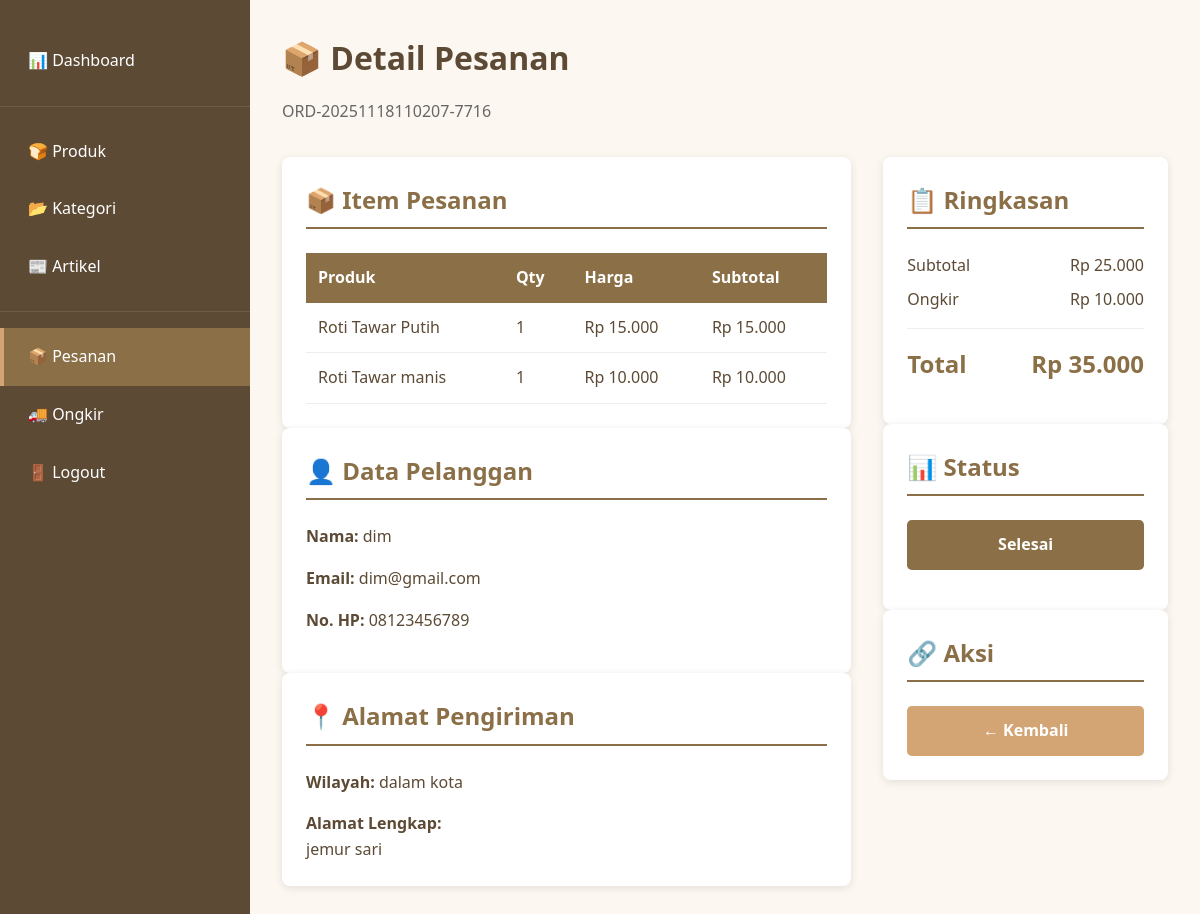
Page /admin/orders/detail.php?id=8 (signed in) on the committed database.
### tables this page shows
CREATE TABLE `orders` (
  `id` int(11) NOT NULL,
  `customer_id` int(11) NOT NULL,
  `no_pesanan` varchar(50) NOT NULL,
  `total_harga` decimal(10,2) NOT NULL,
  `ongkir` decimal(10,2) DEFAULT 0.00,
  `total_bayar` decimal(10,2) NOT NULL,
  `wilayah` varchar(100) DEFAULT NULL,
  `alamat_lengkap` text DEFAULT NULL,
  `status` enum('menunggu_bukti','menunggu_verifikasi','diterima','ditolak','siap_kirim','selesai') DEFAULT 'menunggu_bukti',
  `alasan_penolakan` text DEFAULT NULL,
  `created_at` timestamp NOT NULL DEFAULT current_timestamp(),
  `updated_at` timestamp NOT NULL DEFAULT current_timestamp() ON UPDATE current_timestamp()
);

CREATE TABLE `order_items` (
  `id` int(11) NOT NULL,
  `order_id` int(11) NOT NULL,
  `product_id` int(11) NOT NULL,
  `jumlah` int(11) NOT NULL,
  `harga` decimal(10,2) NOT NULL,
  `created_at` timestamp NOT NULL DEFAULT current_timestamp()
);

CREATE TABLE `products` (
  `id` int(11) NOT NULL,
  `category_id` int(11) NOT NULL,
  `nama` varchar(100) NOT NULL,
  `deskripsi` text DEFAULT NULL,
  `harga` decimal(10,2) NOT NULL,
  `stok` int(11) DEFAULT 0,
  `foto_utama` varchar(255) DEFAULT NULL,
  `created_at` timestamp NOT NULL DEFAULT current_timestamp(),
  `updated_at` timestamp NOT NULL DEFAULT current_timestamp() ON UPDATE current_timestamp()
);

CREATE TABLE `customers` (
  `id` int(11) NOT NULL,
  `nama` varchar(100) NOT NULL,
  `email` varchar(100) NOT NULL,
  `password` varchar(255) NOT NULL,
  `no_hp` varchar(15) DEFAULT NULL,
  `alamat` text DEFAULT NULL,
  `foto_profil` varchar(255) DEFAULT NULL,
  `created_at` timestamp NOT NULL DEFAULT current_timestamp(),
  `updated_at` timestamp NOT NULL DEFAULT current_timestamp() ON UPDATE current_timestamp()
);

### includes/functions.php (called while the page is built, shortened)
<?php
require_once __DIR__ . '/../config/database.php';
function getCustomerById($id) {
    global $conn;
    $query = "SELECT * FROM customers WHERE id = ?";
    $stmt = $conn->prepare($query);
    $stmt->bind_param("i", $id);
    $stmt->execute();
    return $stmt->get_result()->fetch_assoc();
}
function getOrderById($id) {
    global $conn;
    $query = "SELECT * FROM orders WHERE id = ?";
    $stmt = $conn->prepare($query);
    $stmt->bind_param("i", $id);
    $stmt->execute();
    return $stmt->get_result()->fetch_assoc();
}
function formatCurrency($amount) {
    return 'Rp ' . number_format($amount, 0, ',', '.');
}
?>

### admin/orders/detail.php (the view, shortened to what this page needs)
<?php
require_once __DIR__ . '/../../config/database.php';
require_once __DIR__ . '/../../includes/functions.php';
require_once __DIR__ . '/../../includes/auth-check.php';
$order_id = isset($_GET['id']) ? (int)$_GET['id'] : 0;
$order = getOrderById($order_id);
$query = "SELECT oi.*, p.nama FROM order_items oi
          JOIN products p ON oi.product_id = p.id
          WHERE oi.order_id = ?";
$stmt = $conn->prepare($query);
$stmt->bind_param("i", $order_id);
$stmt->execute();
$items = $stmt->get_result()->fetch_all(MYSQLI_ASSOC);
$customer = getCustomerById($order['customer_id']);
?>
<!DOCTYPE html>
<html lang="id">
<head>
    <link rel="stylesheet" href="<?php echo BASE_URL; ?>assets/css/style.css">
</head>
<body>
    <div style="display: flex;">
        <?php include __DIR__ . '/../includes/sidebar.php'; ?>
        <div class="admin-content">
            <h1>📦 Detail Pesanan</h1>
            <p style="color: #666; margin-bottom: 2rem;"><?php echo htmlspecialchars($order['no_pesanan']); ?></p>
            <div class="detail-grid">
                <div>
                    <div class="detail-section">
                        <h2>📦 Item Pesanan</h2>
                        <table class="items-table">
                            <thead>
                                <tr>
                                    <th>Produk</th>
                                    <th>Qty</th>
                                    <th>Harga</th>
                                    <th>Subtotal</th>
                                </tr>
                            </thead>
                            <tbody>
                                <?php foreach ($items as $item): ?>
                                <tr>
                                    <td><?php echo htmlspecialchars($item['nama']); ?></td>
                                    <td><?php echo $item['jumlah']; ?></td>
                                    <td><?php echo formatCurrency($item['harga']); ?></td>
                                    <td><?php echo formatCurrency($item['harga'] * $item['jumlah']); ?></td>
                                </tr>
                                <?php endforeach; ?>
                            </tbody>
                        </table>
                    </div>
                    <div class="detail-section">
                        <h2>👤 Data Pelanggan</h2>
                        <div style="margin-bottom: 1rem;">
                            <strong>Nama:</strong> <?php echo htmlspecialchars($customer['nama']); ?>
                        </div>
                        <div style="margin-bottom: 1rem;">
                            <strong>Email:</strong> <?php echo htmlspecialchars($customer['email']); ?>
                        </div>
                        <div style="margin-bottom: 1rem;">
                            <strong>No. HP:</strong> <?php echo htmlspecialchars($customer['no_hp']); ?>
                        </div>
                    </div>
                    <div class="detail-section">
                        <h2>📍 Alamat Pengiriman</h2>
                        <div style="margin-bottom: 1rem;">
                            <strong>Wilayah:</strong> <?php echo htmlspecialchars($order['wilayah']); ?>
                        </div>
                        <div>
                            <strong>Alamat Lengkap:</strong><br>
                            <?php echo nl2br(htmlspecialchars($order['alamat_lengkap'])); ?>
                        </div>
                    </div>
                </div>
                <div>
                    <div class="detail-section">
                        <h2>📋 Ringkasan</h2>
                        <div style="margin-bottom: 1rem; padding-bottom: 1rem; border-bottom: 1px solid #eee;">
                            <div style="display: flex; justify-content: space-between; margin-bottom: 0.5rem;">
                                <span>Subtotal</span>
                                <span><?php echo formatCurrency($order['total_harga']); ?></span>
                            </div>
                            <div style="display: flex; justify-content: space-between;">
                                <span>Ongkir</span>
                                <span><?php echo formatCurrency($order['ongkir']); ?></span>
                            </div>
                        </div>
                        <div style="display: flex; justify-content: space-between; font-size: 1.5rem; font-weight: bold; color: var(--primary); margin-bottom: 1rem;">
                            <span>Total</span>
                            <span><?php echo formatCurrency($order['total_bayar']); ?></span>
                        </div>
                    </div>
                    <div class="detail-section">
                        <h2>📊 Status</h2>
                        <span class="status-badge" style="background-color: var(--primary); color: white; margin-bottom: 1rem; display: block; text-align: center;">
                            <?php echo ORDER_STATUS[$order['status']]; ?>
                        </span>
                    </div>
                    <div class="detail-section">
                        <h2>🔗 Aksi</h2>
                        <a href="<?php echo ADMIN_URL; ?>orders/" style="display: block; padding: 0.75rem; background-color: var(--secondary); color: white; text-align: center; text-decoration: none; border-radius: 0.3rem; font-weight: 600;">← Kembali</a>
                    </div>
                </div>
            </div>
        </div>
    </div>
</body>
</html>

### assets/css/style.css (style rules this page uses)
:root { --primary: #8B6F47; --secondary: #D4A574; --accent: #F5E6D3; --dark: #5C4A35; --light: #FDF7F1; --success: #28a745; --danger: #dc3545; --warning: #ffc107; --info: #17a2b8; }
* { margin: 0; padding: 0; box-sizing: border-box; }
html, body { height: 100%; font-family: 'Segoe UI', Tahoma, Geneva, Verdana, sans-serif; }
body { background-color: var(--light); color: var(--dark); line-height: 1.6; }
h1, h2, h3, h4, h5, h6 { color: var(--dark); margin-bottom: 1rem; font-weight: 600; }
a { color: var(--primary); text-decoration: none; transition: color 0.3s; }

### admin/orders/detail.php (style rules this page uses)
.admin-content { padding: 2rem; flex: 1; }
.detail-grid { display: grid; grid-template-columns: 2fr 1fr; gap: 2rem; margin-bottom: 2rem; }
.detail-section { background: white; padding: 1.5rem; border-radius: 0.5rem; box-shadow: 0 2px 8px rgba(0, 0, 0, 0.1); }
.detail-section h2 { margin-bottom: 1.5rem; color: var(--primary); border-bottom: 2px solid var(--primary); padding-bottom: 0.5rem; }
.items-table { width: 100%; border-collapse: collapse; }
.items-table th { background-color: var(--primary); color: white; padding: 0.75rem; text-align: left; }
.items-table td { padding: 0.75rem; border-bottom: 1px solid #eee; }
.status-badge { display: inline-block; padding: 0.75rem 1.5rem; border-radius: 0.3rem; font-weight: 600; background-color: #d1e7dd; color: #0f5132; }

### rows in the picture
orders: no_pesanan "ORD-20251118110207-7716", wilayah "dalam kota", alamat_lengkap "jemur sari", total_harga "Rp 25.000", ongkir "Rp 10.000", total_bayar "Rp 35.000", status "Selesai"
order_items: product.nama "Roti Tawar Putih", jumlah "1", harga "Rp 15.000", formatCurrency($item['harga'] * $item['jumlah']) "Rp 15.000"
order_items: product.nama "Roti Tawar manis", jumlah "1", harga "Rp 10.000", formatCurrency($item['harga'] * $item['jumlah']) "Rp 10.000"
customers: nama "dim", email "dim@gmail.com", no_hp "08123456789"
